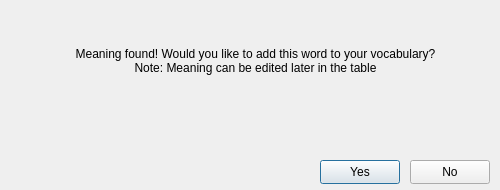
<?xml version="1.0" encoding="UTF-8"?>
<ui version="4.0">
 <class>Dialog</class>
 <widget class="QDialog" name="Dialog">
  <property name="geometry">
   <rect>
    <x>0</x>
    <y>0</y>
    <width>500</width>
    <height>190</height>
   </rect>
  </property>
  <property name="windowTitle">
   <string>Meaning Found!</string>
  </property>
  <widget class="QPushButton" name="yes_button">
   <property name="geometry">
    <rect>
     <x>320</x>
     <y>160</y>
     <width>80</width>
     <height>24</height>
    </rect>
   </property>
   <property name="text">
    <string>Yes</string>
   </property>
  </widget>
  <widget class="QPushButton" name="no_button">
   <property name="geometry">
    <rect>
     <x>410</x>
     <y>160</y>
     <width>80</width>
     <height>24</height>
    </rect>
   </property>
   <property name="text">
    <string>No</string>
   </property>
  </widget>
  <widget class="QLabel" name="meaning_found">
   <property name="geometry">
    <rect>
     <x>70</x>
     <y>30</y>
     <width>371</width>
     <height>61</height>
    </rect>
   </property>
   <property name="text">
    <string>Meaning found! Would you like to add this word to your vocabulary? Note: Meaning can be edited later in the table</string>
   </property>
   <property name="alignment">
    <set>Qt::AlignCenter</set>
   </property>
   <property name="wordWrap">
    <bool>true</bool>
   </property>
  </widget>
  <widget class="QLabel" name="word_and_meaning">
   <property name="geometry">
    <rect>
     <x>130</x>
     <y>80</y>
     <width>251</width>
     <height>41</height>
    </rect>
   </property>
   <property name="text">
    <string/>
   </property>
   <property name="alignment">
    <set>Qt::AlignCenter</set>
   </property>
  </widget>
 </widget>
 <resources/>
 <connections/>
</ui>
